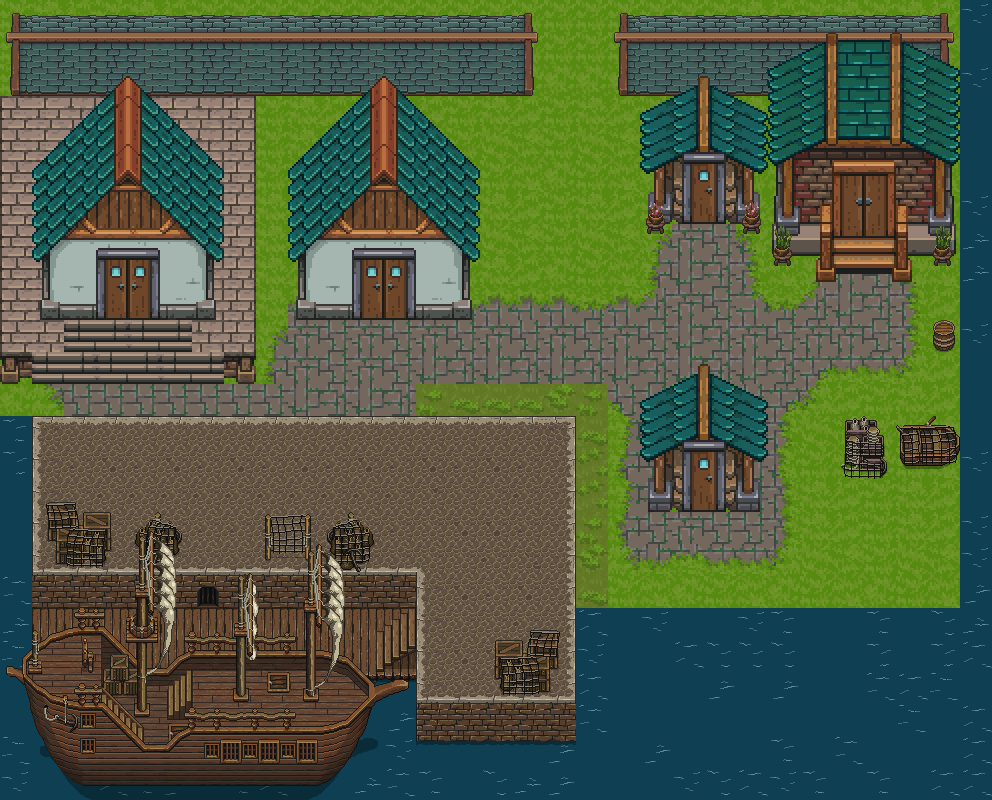

Tiled map render using the project's own tile images. Description and the map definition, with tile-layer contents summarised, below:
An orthogonal 31x25 tile map with 32x32 px tiles, 10 tile layers (Water, Harbor Ground, City Grass, Walls, ...), 1 hidden layer not drawn, 7 tilesets and 10 objects (3x oceanScenary, ironClawPortTempleInterior, ironClawPlaceInterior, route1, ironClawPortShopInterior, ...).

<map version="1.10" tiledversion="1.11.0" orientation="orthogonal" renderorder="right-down" width="31" height="25" tilewidth="32" tileheight="32" infinite="0" nextlayerid="15" nextobjectid="12">
 <tileset firstgid="1" source="../TSX/water.tsx" />
 <tileset firstgid="129" source="../TSX/Ships.tsx" />
 <tileset firstgid="1338" source="../TSX/Harbor.tsx" />
 <tileset firstgid="1674" source="../TSX/CL_MainLev.tsx" />
 <tileset firstgid="5642" source="../TSX/houses_outside.tsx" />
 <tileset firstgid="6666" source="../TSX/CL_Buildings.tsx" />
 <tileset firstgid="8101" source="../TSX/furnitures.tsx" />
 <layer id="1" name="Water" width="31" height="25" locked="1">
  <properties>
   <property name="solid" type="bool" value="true" />
  </properties>
  <data>[775 cells, 208 non-empty, 19 distinct tile ids]</data>
 </layer>
 <layer id="2" name="Harbor Ground" width="31" height="25" locked="1">
  <data>[775 cells, 163 non-empty, 33 distinct tile ids]</data>
 </layer>
 <layer id="5" name="City Grass" width="31" height="25" locked="1">
  <data>[775 cells, 462 non-empty, 9 distinct tile ids]</data>
 </layer>
 <layer id="7" name="Walls" width="31" height="25" locked="1">
  <properties>
   <property name="solid" type="bool" value="true" />
  </properties>
  <data>[775 cells, 84 non-empty, 15 distinct tile ids]</data>
 </layer>
 <layer id="8" name="City Ground" width="31" height="25" locked="1">
  <data>[775 cells, 196 non-empty, 46 distinct tile ids]</data>
 </layer>
 <layer id="6" name="Buildings" width="31" height="25" locked="1">
  <data>[775 cells, 181 non-empty, 110 distinct tile ids]</data>
 </layer>
 <layer id="9" name="Doors" width="31" height="25" locked="1">
  <data>[775 cells, 58 non-empty, 34 distinct tile ids]</data>
 </layer>
 <layer id="10" name="Decorations" width="31" height="25" locked="1">
  <properties>
   <property name="solid" type="bool" value="true" />
  </properties>
  <data>[775 cells, 39 non-empty, 39 distinct tile ids]</data>
 </layer>
 <layer id="4" name="Stairs" width="31" height="25" locked="1">
  <data>[775 cells, 4 non-empty, 4 distinct tile ids]</data>
 </layer>
 <layer id="3" name="Ships" width="31" height="25" locked="1">
  <data>[775 cells, 117 non-empty, 117 distinct tile ids]</data>
 </layer>
 <layer id="14" name="Collisions" width="31" height="25" visible="0" locked="1">
  <properties>
   <property name="solid" type="bool" value="true" />
  </properties>
  <data>[775 cells, 96 non-empty, 1 distinct tile ids]</data>
 </layer>
 <objectgroup id="12" name="Exits" visible="0" locked="1">
  <properties>
   <property name="solid" type="bool" value="true" />
  </properties>
  <object id="1" name="ironClawPortTempleInterior" x="95" y="229" width="63" height="57" />
  <object id="2" name="ironClawPlaceInterior" x="355" y="222" width="58" height="63" />
  <object id="3" name="route1" x="531" y="5" width="90" height="54" />
  <object id="4" name="ironClawPortShopInterior" x="682" y="142" width="46" height="49" />
  <object id="5" name="ironClawPortThirstyPelikan" x="819" y="130" width="88" height="77" />
  <object id="7" name="ironClawPortSmallHouseInterior2" x="673" y="424" width="59" height="59" />
 </objectgroup>
 <objectgroup id="13" name="ObjectsToInvestigate" visible="0" locked="1">
  <object id="8" name="hiddenItem1" x="931" y="318" width="30" height="38">
   <properties>
    <property name="solid" type="bool" value="true" />
   </properties>
  </object>
  <object id="9" name="oceanScenary" x="576" y="603" width="385" height="196">
   <properties>
    <property name="solid" type="bool" value="true" />
   </properties>
  </object>
  <object id="10" name="oceanScenary" x="418" y="700" width="155" height="98">
   <properties>
    <property name="solid" type="bool" value="true" />
   </properties>
  </object>
  <object id="11" name="oceanScenary" x="1" y="416" width="32" height="221">
   <properties>
    <property name="solid" type="bool" value="true" />
   </properties>
  </object>
 </objectgroup>
</map>
